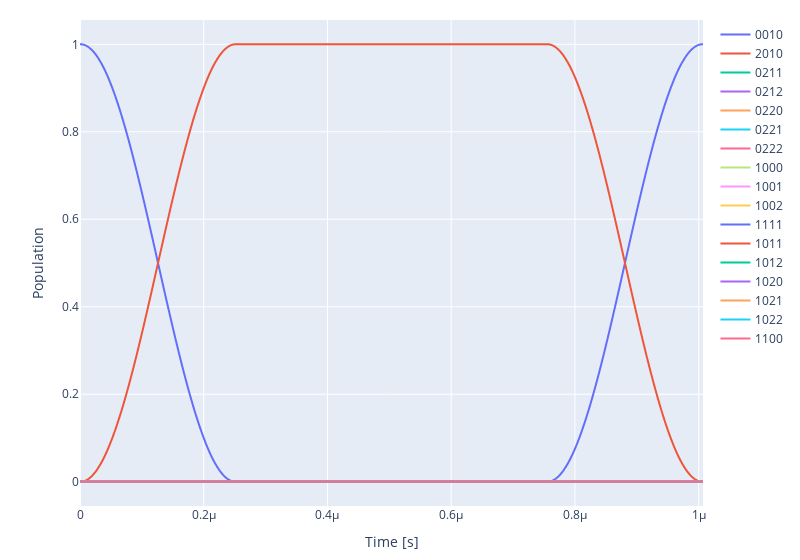

Notebook code for this chart:
### Code cell
ryd_system.experiment.draw_dynamics(sequence=sequence, state=ryd_system.model.get_state_of_label((0,0,1,0)))

### Figure 1 — Plotly figure (JSON) as saved in the notebook; plotly's stock layout.template omitted (floating-point values rounded to 4 significant figures; data arrays with more than 128 entries replaced by an {"elided": "..."} marker saying what was removed)
{"data": [{"line": {"shape": "spline"}, "mode": "lines", "name": "0010", "type": "scatter", "x": {"elided": "1007 float values"}, "y": {"elided": "1007 float values"}}, {"line": {"shape": "spline"}, "mode": "lines", "name": "2010", "type": "scatter", "x": {"elided": "1007 float values"}, "y": {"elided": "1007 float values"}}, {"line": {"shape": "spline"}, "mode": "lines", "name": "0211", "type": "scatter", "x": {"elided": "1007 float values"}, "y": {"elided": "1007 int values"}}, {"line": {"shape": "spline"}, "mode": "lines", "name": "0212", "type": "scatter", "x": {"elided": "1007 float values"}, "y": {"elided": "1007 int values"}}, {"line": {"shape": "spline"}, "mode": "lines", "name": "0220", "type": "scatter", "x": {"elided": "1007 float values"}, "y": {"elided": "1007 int values"}}, {"line": {"shape": "spline"}, "mode": "lines", "name": "0221", "type": "scatter", "x": {"elided": "1007 float values"}, "y": {"elided": "1007 int values"}}, {"line": {"shape": "spline"}, "mode": "lines", "name": "0222", "type": "scatter", "x": {"elided": "1007 float values"}, "y": {"elided": "1007 int values"}}, {"line": {"shape": "spline"}, "mode": "lines", "name": "1000", "type": "scatter", "x": {"elided": "1007 float values"}, "y": {"elided": "1007 int values"}}, {"line": {"shape": "spline"}, "mode": "lines", "name": "1001", "type": "scatter", "x": {"elided": "1007 float values"}, "y": {"elided": "1007 int values"}}, {"line": {"shape": "spline"}, "mode": "lines", "name": "1002", "type": "scatter", "x": {"elided": "1007 float values"}, "y": {"elided": "1007 int values"}}, {"line": {"shape": "spline"}, "mode": "lines", "name": "1111", "type": "scatter", "x": {"elided": "1007 float values"}, "y": {"elided": "1007 int values"}}, {"line": {"shape": "spline"}, "mode": "lines", "name": "1011", "type": "scatter", "x": {"elided": "1007 float values"}, "y": {"elided": "1007 int values"}}, {"line": {"shape": "spline"}, "mode": "lines", "name": "1012", "type": "scatter", "x": {"elided": "1007 float values"}, "y": {"elided": "1007 int values"}}, {"line": {"shape": "spline"}, "mode": "lines", "name": "1020", "type": "scatter", "x": {"elided": "1007 float values"}, "y": {"elided": "1007 int values"}}, {"line": {"shape": "spline"}, "mode": "lines", "name": "1021", "type": "scatter", "x": {"elided": "1007 float values"}, "y": {"elided": "1007 int values"}}, {"line": {"shape": "spline"}, "mode": "lines", "name": "1022", "type": "scatter", "x": {"elided": "1007 float values"}, "y": {"elided": "1007 int values"}}, {"line": {"shape": "spline"}, "mode": "lines", "name": "1100", "type": "scatter", "x": {"elided": "1007 float values"}, "y": {"elided": "1007 int values"}}], "layout": {"margin": {"b": 20, "t": 20}, "width": 800, "xaxis": {"title": {"text": "Time [s]"}}, "yaxis": {"title": {"text": "Population"}}}}
